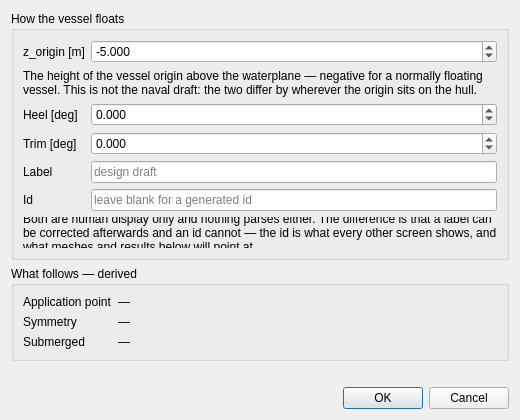
<?xml version="1.0" encoding="UTF-8"?>
<ui version="4.0">
 <class>DlgNewCondition</class>
 <widget class="QDialog" name="DlgNewCondition">
  <property name="geometry">
   <rect>
    <x>0</x>
    <y>0</y>
    <width>520</width>
    <height>420</height>
   </rect>
  </property>
  <property name="windowTitle">
   <string>New floating condition</string>
  </property>
  <layout class="QVBoxLayout" name="root">
   <item>
    <widget class="QGroupBox" name="groupHow">
     <property name="title">
      <string>How the vessel floats</string>
     </property>
     <layout class="QFormLayout" name="formHow">
      <item row="0" column="0">
       <widget class="QLabel" name="lblZOriginCaption">
        <property name="text">
         <string>z_origin [m]</string>
        </property>
       </widget>
      </item>
      <item row="0" column="1">
       <widget class="QDoubleSpinBox" name="spinZOrigin">
        <property name="decimals">
         <number>3</number>
        </property>
        <property name="minimum">
         <double>-10000.000000000000000</double>
        </property>
        <property name="maximum">
         <double>10000.000000000000000</double>
        </property>
        <property name="value">
         <double>-5.000000000000000</double>
        </property>
       </widget>
      </item>
      <item row="1" column="0" colspan="2">
       <widget class="QLabel" name="lblZOriginHint">
        <property name="text">
         <string>The height of the vessel origin above the waterplane — negative for a normally floating vessel. This is not the naval draft: the two differ by wherever the origin sits on the hull.</string>
        </property>
        <property name="wordWrap">
         <bool>true</bool>
        </property>
       </widget>
      </item>
      <item row="2" column="0">
       <widget class="QLabel" name="lblHeelCaption">
        <property name="text">
         <string>Heel [deg]</string>
        </property>
       </widget>
      </item>
      <item row="2" column="1">
       <widget class="QDoubleSpinBox" name="spinHeel">
        <property name="decimals">
         <number>3</number>
        </property>
        <property name="minimum">
         <double>-89.000000000000000</double>
        </property>
        <property name="maximum">
         <double>89.000000000000000</double>
        </property>
       </widget>
      </item>
      <item row="3" column="0">
       <widget class="QLabel" name="lblTrimCaption">
        <property name="text">
         <string>Trim [deg]</string>
        </property>
       </widget>
      </item>
      <item row="3" column="1">
       <widget class="QDoubleSpinBox" name="spinTrim">
        <property name="decimals">
         <number>3</number>
        </property>
        <property name="minimum">
         <double>-89.000000000000000</double>
        </property>
        <property name="maximum">
         <double>89.000000000000000</double>
        </property>
       </widget>
      </item>
      <item row="4" column="0">
       <widget class="QLabel" name="lblLabelCaption">
        <property name="text">
         <string>Label</string>
        </property>
       </widget>
      </item>
      <item row="4" column="1">
       <widget class="QLineEdit" name="editLabel">
        <property name="placeholderText">
         <string>design draft</string>
        </property>
       </widget>
      </item>
      <item row="5" column="0">
       <widget class="QLabel" name="lblIdCaption">
        <property name="text">
         <string>Id</string>
        </property>
       </widget>
      </item>
      <item row="5" column="1">
       <widget class="QLineEdit" name="editId">
        <property name="placeholderText">
         <string>leave blank for a generated id</string>
        </property>
       </widget>
      </item>
      <item row="6" column="0" colspan="2">
       <widget class="QLabel" name="lblLabelHint">
        <property name="text">
         <string>Both are human display only and nothing parses either. The difference is that a label can be corrected afterwards and an id cannot — the id is what every other screen shows, and what meshes and results below will point at.</string>
        </property>
        <property name="wordWrap">
         <bool>true</bool>
        </property>
       </widget>
      </item>
     </layout>
    </widget>
   </item>
   <item>
    <widget class="QGroupBox" name="groupDerived">
     <property name="title">
      <string>What follows — derived</string>
     </property>
     <layout class="QFormLayout" name="formDerived">
      <item row="0" column="0">
       <widget class="QLabel" name="lblApplicationPointCaption">
        <property name="text">
         <string>Application point</string>
        </property>
       </widget>
      </item>
      <item row="0" column="1">
       <widget class="QLabel" name="lblApplicationPoint">
        <property name="text">
         <string>—</string>
        </property>
        <property name="wordWrap">
         <bool>true</bool>
        </property>
        <property name="textFormat">
         <enum>Qt::RichText</enum>
        </property>
       </widget>
      </item>
      <item row="1" column="0">
       <widget class="QLabel" name="lblSymmetryCaption">
        <property name="text">
         <string>Symmetry</string>
        </property>
       </widget>
      </item>
      <item row="1" column="1">
       <widget class="QLabel" name="lblSymmetry">
        <property name="text">
         <string>—</string>
        </property>
        <property name="wordWrap">
         <bool>true</bool>
        </property>
        <property name="textFormat">
         <enum>Qt::RichText</enum>
        </property>
       </widget>
      </item>
      <item row="2" column="0">
       <widget class="QLabel" name="lblSubmergedCaption">
        <property name="text">
         <string>Submerged</string>
        </property>
       </widget>
      </item>
      <item row="2" column="1">
       <widget class="QLabel" name="lblSubmerged">
        <property name="text">
         <string>—</string>
        </property>
        <property name="wordWrap">
         <bool>true</bool>
        </property>
        <property name="textFormat">
         <enum>Qt::RichText</enum>
        </property>
       </widget>
      </item>
     </layout>
    </widget>
   </item>
   <item>
    <widget class="QLabel" name="lblProblem">
     <property name="text">
      <string/>
     </property>
     <property name="wordWrap">
      <bool>true</bool>
     </property>
     <property name="textFormat">
      <enum>Qt::RichText</enum>
     </property>
    </widget>
   </item>
   <item>
    <widget class="QDialogButtonBox" name="buttonBox">
     <property name="orientation">
      <enum>Qt::Horizontal</enum>
     </property>
     <property name="standardButtons">
      <set>QDialogButtonBox::Cancel|QDialogButtonBox::Ok</set>
     </property>
    </widget>
   </item>
  </layout>
 </widget>
 <resources/>
 <connections/>
</ui>
